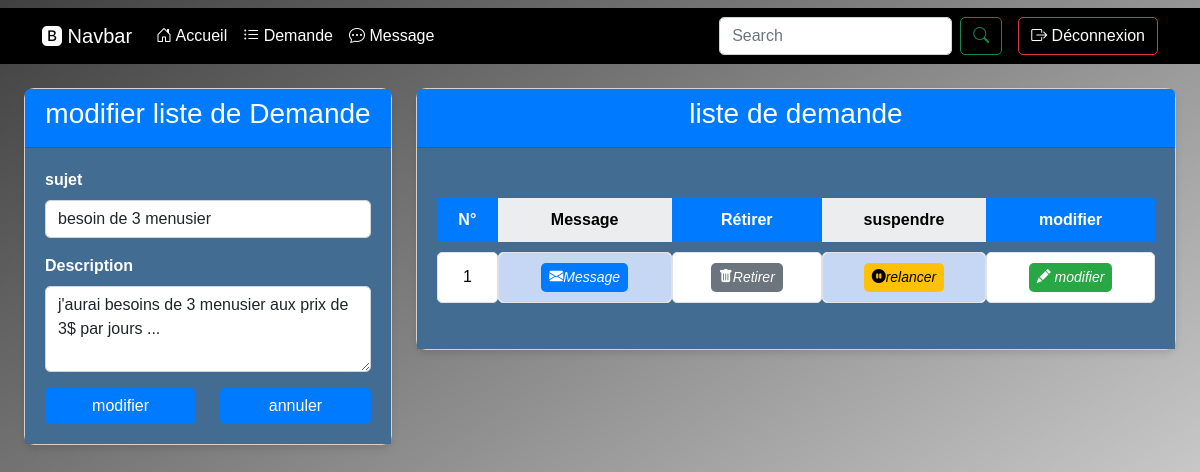
/page/adminClient/demande.php?mod=34 (signed in), run on an earlier commit of the app's database.
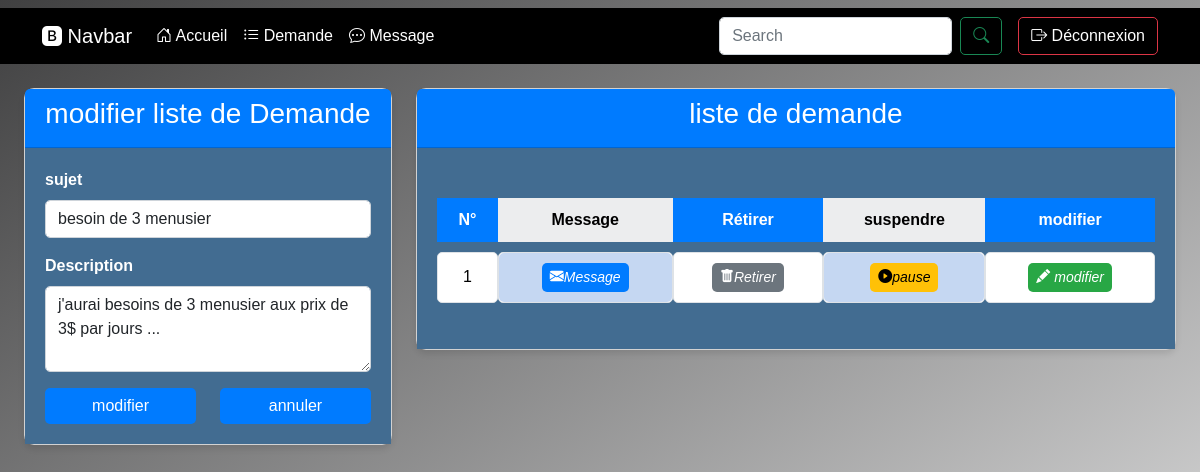
And on a later commit of the database.
### tables this page shows
CREATE TABLE `demande` (
  `id_de` int NOT NULL AUTO_INCREMENT,
  `description` text,
  `id_cl` int DEFAULT NULL,
  `sujet` text,
  `suspendu` tinyint(1) DEFAULT NULL,
  PRIMARY KEY (`id_de`),
  KEY `nt` (`id_cl`),
  CONSTRAINT `nt` FOREIGN KEY (`id_cl`) REFERENCES `client` (`id_cl`)
);

### models/class/class_demande.php (called while the page is built, shortened)
<?php
class demande{
    private $id;
    private $con;
    public function __construct($con){
        $this->con=$con;
    }
    public function set_id($id) : void{$this->id=$id;}
    public function afficher(){
        $query="select * from demande where id_cl=? order by id_de DESC";
        $stmt=$this->con->prepare($query);
        $stmt->execute(array($_SESSION["patron"]));
        return $stmt;
    }
    public function selection_une(){
        $query="select sujet,description from demande where id_de=? and id_cl=?";
        $stmt=$this->con->prepare($query);
        $stmt->execute(array($this->id,$_SESSION["patron"]));
        return $stmt->fetch();
    }
}
?>

### page/adminClient/demande.php (the view, shortened to what the changed rows need)
<?php
require_once("../../connexion/conn.php");
require_once("../../models/class/class_demande.php");
$db = new connexion();
$conn = $db->getconnexion();
$valeur = new demande($conn);
$requte=new recherche($conn);
if(isset($_POST["query"]) and ! empty($_POST["query"])){
    $requte->set_query(htmlspecialchars($_POST["query"]));
    $val=$requte->demande_client();
    $values=$_POST["query"];
}else{
    $val = $valeur->afficher();
}
if(isset($_GET["mod"]) and ! empty($_GET["mod"])){
    $valeur->set_id(htmlspecialchars($_GET["mod"]));
    $modifier= $valeur->selection_une();
}
?>
<!DOCTYPE html>
<html lang="en">
<head>
    <link rel="stylesheet" href="../../bootstrap.css">
    <link rel="stylesheet" href="../../bootsrap-icons/font/bootstrap-icons.css">
    <link rel="stylesheet" href="../../style/demande.css">
</head>
<body>
    <div class="row p-4">
        <div class="col-lg-4">
            <?php if(isset($_GET["mod"]) and ! empty($_GET["mod"])){ ?>
            <div class="card">
                <div class="card-header">
                    <h3 class="text-center">modifier liste de Demande</h3>
                </div>
                <div class="card-body">
                    <form action="../../models/controleur/controleur_demande.php" method="post">
                        <div class="mb-3">
                            <label for="" class="form-label">sujet</label>
                            <input value="<?= $modifier["sujet"] ?>" name="sujet" required autocomplete="off" type="text" class="form-control">
                        </div>
                        <div class="mb-3">
                            <label for="" class="form-label">Description</label>
                            <textarea required autocomplete="off" class="form-control" name="description" id="" rows="3"><?= $modifier["description"] ?></textarea>
                        </div>
                        <div class="row">
                            <div class="col-lg-6">
                                <button type="submit" class="btn btn-primary w-100">modifier</button>
                            </div>
                            <div class="col-lg-6">
                                <a href="?" class="btn btn-primary w-100">annuler</a>
                            </div>
                        </div>
                    </form>
                </div>
            </div>
            <?php } ?>
        </div>
        <div class="col-lg-8">
            <div class="card">
                <div class="card-body">
                    <div
                        class="table-responsive">
                        <table
                            class="table table-striped-columns table-hover table-borderless table-primary align-middle">
                            <thead class="table-light">
                                <tr>
                                    <th>N°</th>
                                    <th>Message</th>
                                    <th>Rétirer</th>
                                    <th>suspendre</th>
                                    <th>modifier</th>
                                </tr>
                            </thead>
                            <tbody class="table-group-divider">
                            <?php
                                $i = 0;
                                $data = $val->fetchAll(PDO::FETCH_ASSOC);
                                foreach ($data as $contenu) {
                                    $i++;
                                ?>
                                    <tr
                                        class="table-primary">
                                        <td><?= $i ?></td>
                                        <td>
                                            <button
                                                type="button"
                                                class="btn btn-primary btn-sm"
                                                data-bs-toggle="modal"
                                                data-bs-target="#modalId-<?= $i ?>">
                                                <i class="bi bi-envelope-fill">Message</i>
                                            </button>
                                        </td>
                                        <td>
                                            <a href="../../models/controleur/controleur_demande.php?sup=<?= $contenu["id_de"] ?>" class="btn btn-secondary btn-sm"><i class="bi bi-trash-fill">Retirer</i></a>
                                        </td>
                                        <td>
                                            <?php if ($contenu["suspendu"] == 1) { ?>
                                                <a href="../../models/controleur/controleur_demande.php?id_pause=<?= $contenu["id_de"] ?> && susp" class="btn btn-warning btn-sm"><i class="bi bi-pause-circle-fill">relancer</i></a>
                                            <?php } else { ?>
                                                <a href="../../models/controleur/controleur_demande.php?id_pause=<?= $contenu["id_de"] ?> && pause" class="btn btn-warning btn-sm"><i class="bi bi-play-circle-fill">pause</i></a>
                                            <?php } ?>
                                        </td>
                                        <td>
                                            <a
                                                href="?mod=<?= $contenu["id_de"] ?>"
                                                class="btn btn-success btn-sm">
                                                <i class="bi bi-pencil-fill"> modifier</i>
                                            </a>
                                        </td>
                                    </tr>
                                <?php } ?>
                            </tbody>
                        </table>
                    </div>
                </div>
            </div>
        </div>
    </div>
</body>
</html>

What changed in the data, as far as the page shows it:
changed demande "besoin de 3 menusier": suspendu "relancer" → "pause"
